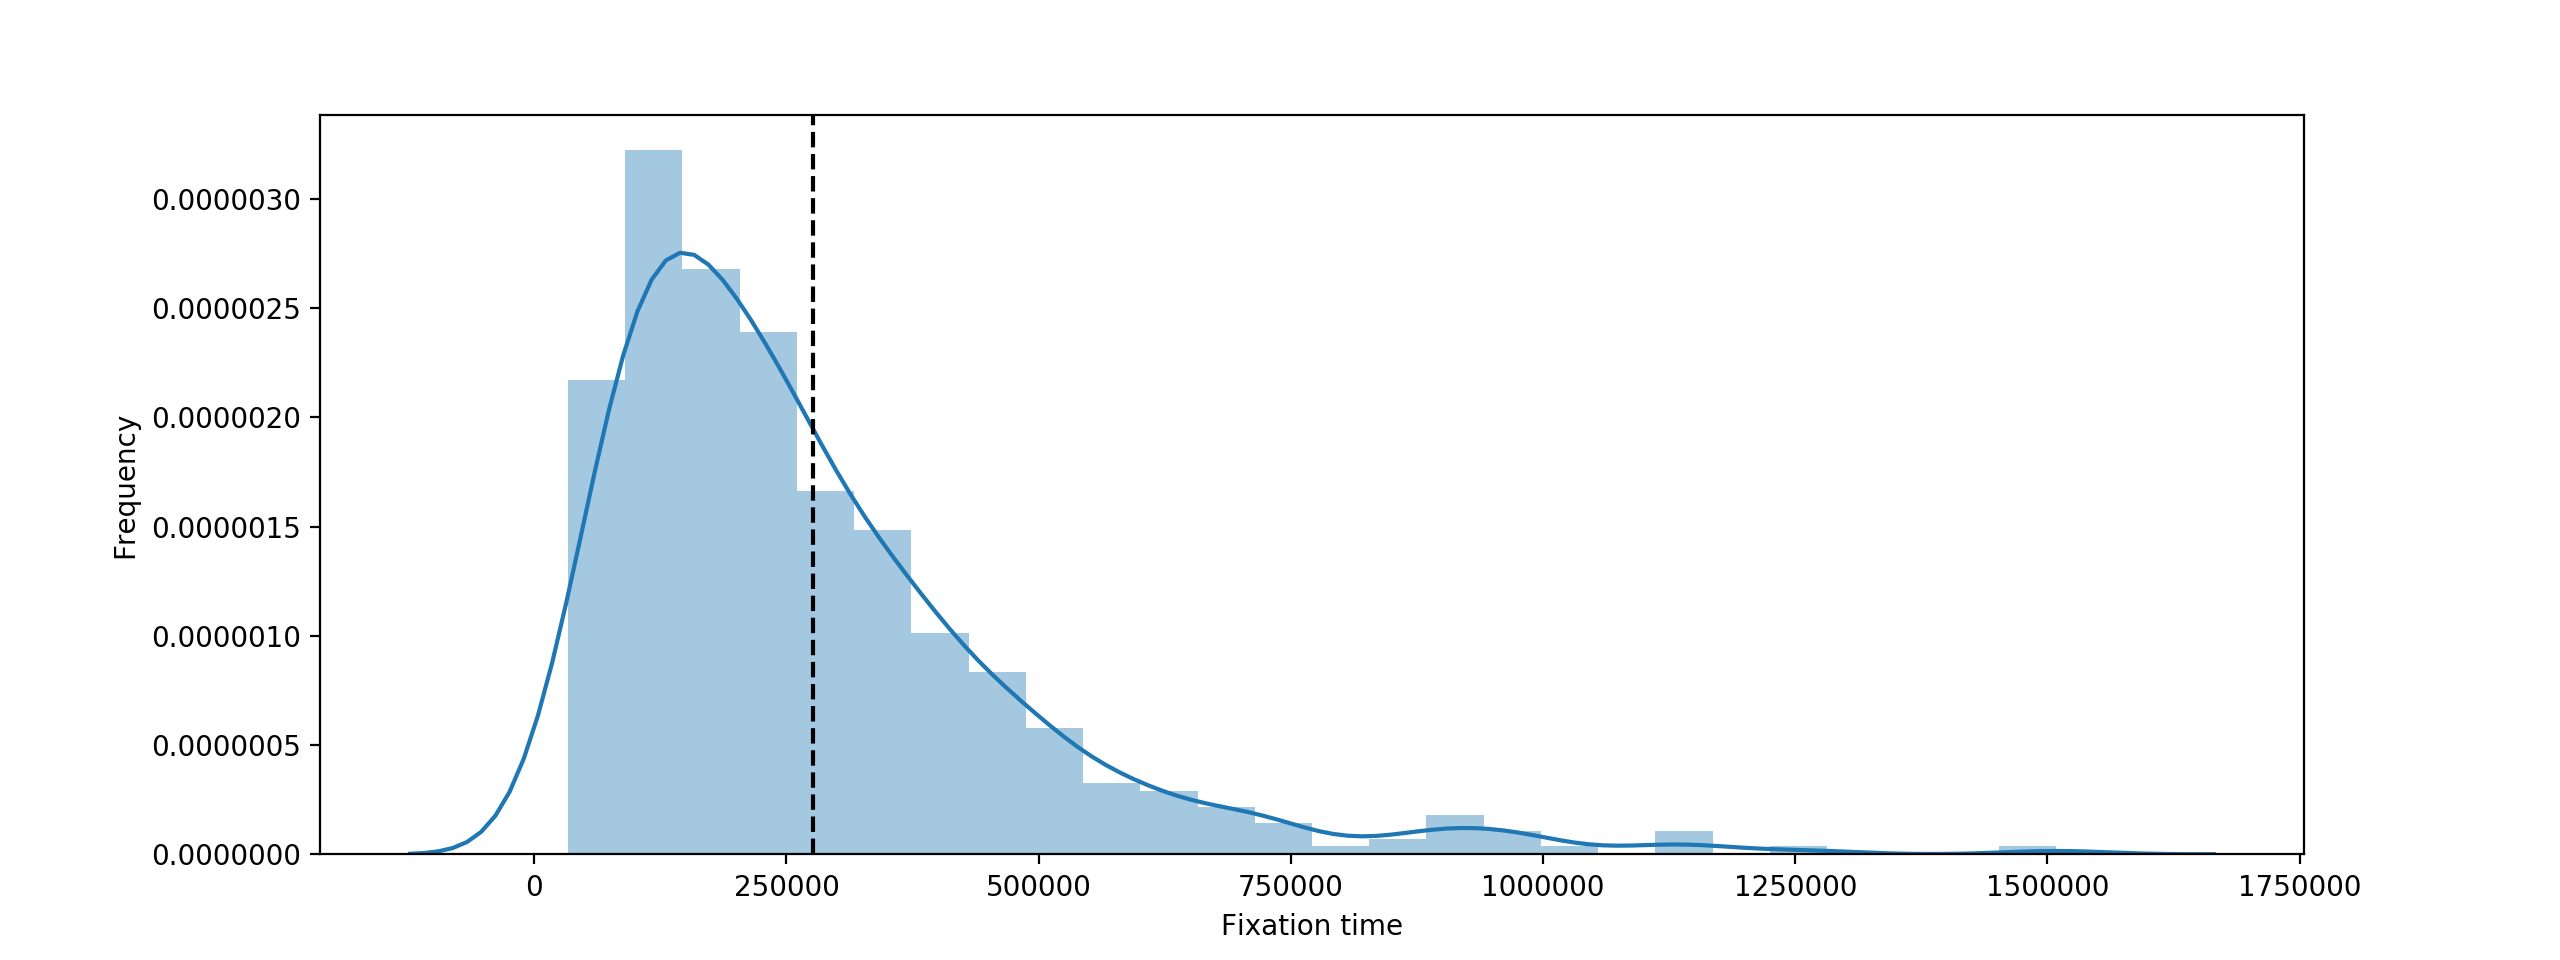

Python code for this plot:
#!/usr/bin/env python3

import numpy as np
import matplotlib.pyplot as plt
import seaborn as sns
# s = 0
# N = 100
n1 = 0.5
def simulation(Q, N, s, repetitions=1000):
    N = int(2*N) 
    n1 = np.ones(repetitions, dtype=np.uint64) * Q * N 
    T = np.empty_like(n1)
    update = (n1 > 0) & (n1 < N)
    t = 0
    while update.any():
        t += 1
        p = n1 * (1 + s) / (N + n1 * s) 
        n1[update] = np.random.binomial(N, p[update])
        T[update] = t
        update = (n1 > 0) & (n1 < N)
    return n1 == N, T
fixations, times = simulation(Q=0.5, N=100000, s=0, repetitions=1000) #changed pop to 100000
fixation_prob = fixations.mean()
fixation_time = times[fixations].mean()
w, h = plt.rcParams['figure.figsize']
fig, ax = plt.subplots(figsize=(2 * w, h))
sns.distplot(times[fixations], ax=ax)
ax.axvline(times[fixations].mean(), color='k', ls='--')
ax.set(xlabel='Fixation time', ylabel='Frequency')
plt.show() 
